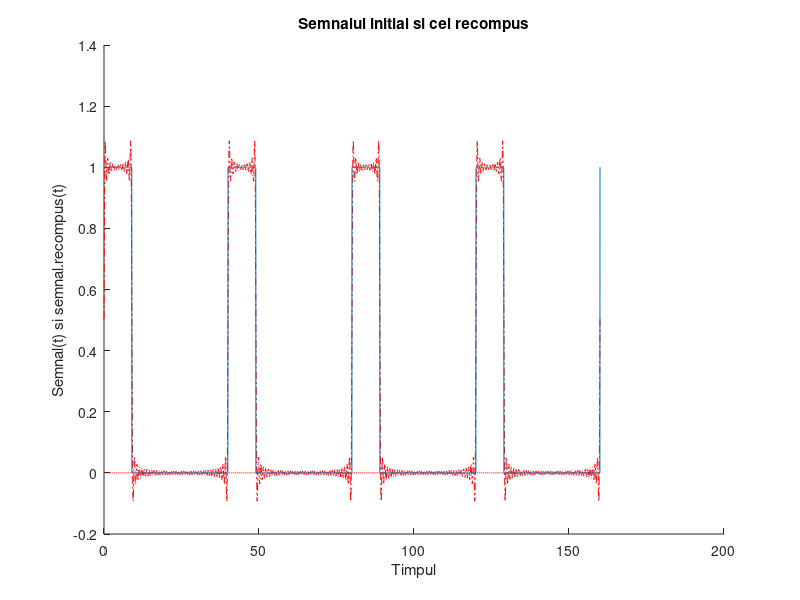
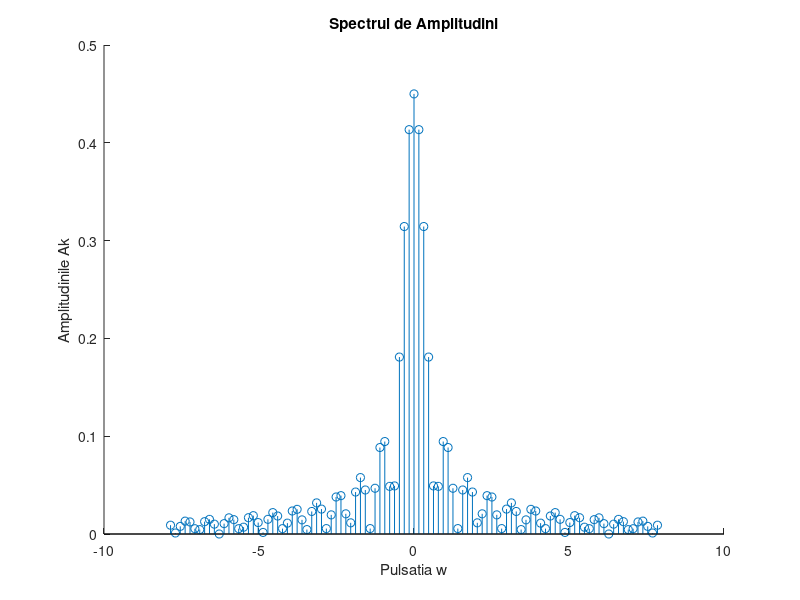

Write MATLAB code to recreate these figures, in order.
%Ivan Octavian-Ionut, nr 9
%T=40
%D=9  =>22.5


T=40;
f=1/T;
w=2*pi*f;
pas=T/1000;
t = 0:pas:4*T;
N=50;
s=(1+square(w*t,22.5))/2;

for n = -N:N
    C(n+N+1) = 1/T * integral(@(t)((1+square(w*t,22.5))/2).*exp(-1j*n*w*t),0,T) ;
    
end
sr = 0;
for n = -N:N
    sr = sr + C(n+N+1)*exp(1j*n*w*t) ;
end
figure(1);
hold on
plot(t,real(sr),'-.r',t,imag(sr),'-.r');
plot(t,s);
xlabel("Timpul");
ylabel("Semnal(t) si semnal.recompus(t)");
title("Semnalul initial si cel recompus")
hold off
figure(2);
hold on
stem((-N:N)*w,2*abs(C));
xlabel('Pulsatia w');
ylabel('Amplitudinile Ak');
title('Spectrul de Amplitudini');
hold off
